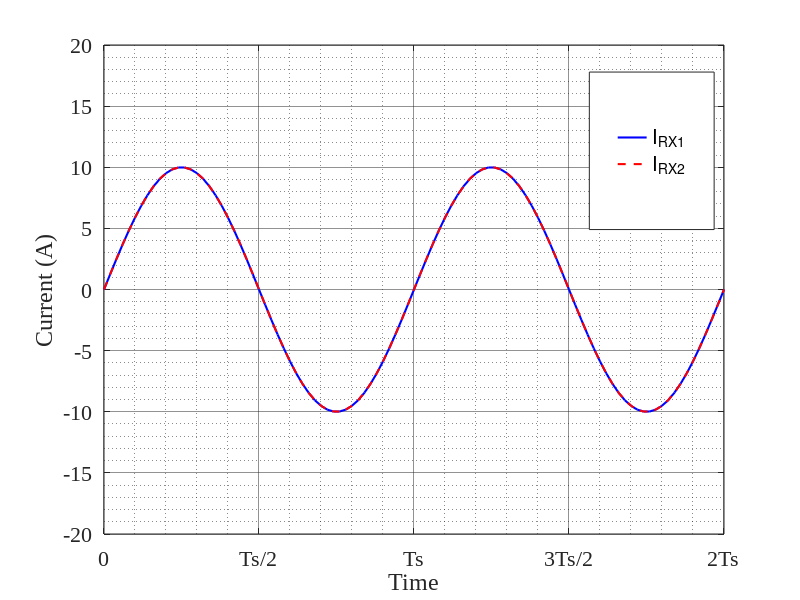

Source code (MATLAB):
time=0:1.25e-5/100:1.25e-5;
theta=2*pi*160e3*time;
I1_a=10*sin(theta);
I2_a=10*sin(theta);


I1_m=20*sin(theta);
I2_m=0*sin(theta);

% 
% figure('Position',[0 0 500 200]);
% plot(theta,I1_a)
% hold on; 
% plot(theta,I2_a)
% ylim([-5 5])
% xlim([0 4*pi])


figure1 = figure('Position',[0 0 800 200]);
axes1 = axes('Parent',figure1);
hold(axes1,'on');

plot1 = plot(theta,I1_a);
plot2 = plot(theta,I2_a);
set(plot1,'DisplayName','I_{RX1}','LineWidth',1.5,'LineStyle','-',...
    'Color',[0 0 1]);
set(plot2,'DisplayName','I_{RX2}','LineWidth',1.5,'LineStyle','--',...
    'Color',[1 0 0]);

% Create ylabel
ylabel({'Current (A)'});

% Create xlabel
xlabel({'Time'});

ylim(axes1,[-20 20]);
xlim(axes1, [0 4*pi])
box(axes1,'on');
hold(axes1,'off');
% Set the remaining axes properties
set(axes1,'FontName','Times New Roman','FontSize',16,'GridAlpha',0.5,...
    'MinorGridAlpha',0.5,'XGrid','on','XMinorGrid','on','XTick',...
    [0 3.14 6.28 9.42 12.56],'XTickLabel',{'0','Ts/2','Ts','3Ts/2','2Ts'},...
    'YGrid','on','YMinorGrid','on','YTick',[-20 -15 -10 -5 0 5 10 15 20]);
% Create legend
legend1 = legend(axes1,'show');
set(legend1,...
    'Position',[0.736666689929764 0.6174139846041 0.155999998390675 0.262499992847443]);
